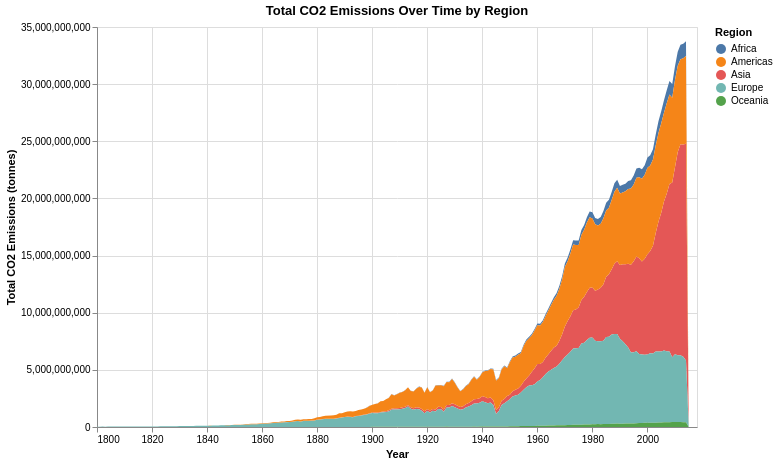

Notebook cell for this chart:
### Markdown cell above
<div class="alert alert-info" style="color:black">

### Question 5.1
rubric={accuracy:1,quality:1,viz:2}

<h4>
Python
</h4>
<ol type="1">
<li>in addition to the co2 per capita, the total population also matter for a country’s overall co2 emissions. compute a new column in your data set called <code>'co2_total'</code> which contains the total co2 emissions per observation.</li>
<li>plot this new column over time in an area chart, but instead of plotting one area for each country, plot one for each region which represents the sum of all countries co2 emissions in that region.</li>
</ol>
</div>

### Code cell
df['co2_total'] = df['co2_per_capita'] * df['population']

chart_5_1 = alt.Chart(df).mark_area().encode(
    x=alt.X('year:T', title='Year'),
    y=alt.Y('sum(co2_total):Q', title='Total CO2 Emissions (tonnes)'),
    color=alt.Color('region:N', title='Region'),
    tooltip=['region', 'year:T', 'sum(co2_total):Q']
).properties(
    width=600,
    height=400,
    title='Total CO2 Emissions Over Time by Region'
)

chart_5_1

### Figure 1 — Vega specification as saved in the notebook (floating-point values rounded to 4 significant figures; data arrays with more than 128 entries replaced by an {"elided": "..."} marker saying what was removed)
{"$schema": "https://vega.github.io/schema/vega/v6.json", "data": [{"name": "source_0", "values": {"elided": "1090 records"}, "transform": [{"type": "formula", "expr": "toDate(datum['year'])", "as": "year"}]}, {"name": "source_0_color_domain_region", "values": [{"region": "Asia"}, {"region": "Europe"}, {"region": "Africa"}, {"region": "Americas"}, {"region": "Oceania"}]}], "marks": [{"type": "group", "name": "pathgroup", "from": {"facet": {"data": "source_0", "name": "faceted_path_main", "groupby": ["region"]}}, "encode": {"update": {"width": {"field": {"signal": null, "datum": null, "group": "width", "parent": null}}, "height": {"field": {"signal": null, "datum": null, "group": "height", "parent": null}}}}, "marks": [{"type": "area", "name": "marks", "from": {"data": "faceted_path_main"}, "sort": {"field": "x"}, "encode": {"update": {"tooltip": {"signal": "{\"region\": isValid(datum[\"region\"]) ? datum[\"region\"] : \"\"+datum[\"region\"], \"year\": timeFormat(datum[\"year\"], \"%b %d, %Y\"), \"Sum of co2_total\": format(datum[\"sum_co2_total\"], \"\")}"}, "orient": {"value": "vertical"}, "y": {"field": "sum_co2_total_end", "scale": "y"}, "y2": {"field": "sum_co2_total_start", "scale": "y"}, "defined": {"signal": "isValid(datum[\"year\"]) && isFinite(+datum[\"year\"]) && isValid(datum[\"sum_co2_total\"]) && isFinite(+datum[\"sum_co2_total\"])"}, "fill": {"field": "region", "scale": "color"}, "x": {"field": "year", "scale": "x"}}}, "style": ["area"]}]}], "scales": [{"name": "x", "type": "time", "domain": {"data": "source_0", "field": "year"}, "range": [0, {"signal": "width"}]}, {"name": "y", "type": "linear", "domain": {"data": "source_0", "fields": ["sum_co2_total_start", "sum_co2_total_end"]}, "range": [{"signal": "height"}, 0], "nice": true, "zero": true}, {"name": "color", "type": "ordinal", "domain": {"data": "source_0_color_domain_region", "field": "region", "sort": true}, "range": "category"}], "axes": [{"scale": "x", "maxExtent": 0, "minExtent": 0, "aria": false, "ticks": false, "domain": false, "orient": "bottom", "labels": false, "zindex": 0, "gridScale": "y", "grid": true, "tickCount": {"signal": "ceil(width/40)"}}, {"scale": "y", "zindex": 0, "gridScale": "x", "aria": false, "labels": false, "maxExtent": 0, "ticks": false, "tickCount": {"signal": "ceil(height/40)"}, "orient": "left", "domain": false, "grid": true, "minExtent": 0}, {"scale": "x", "zindex": 0, "orient": "bottom", "grid": false, "labelFlush": true, "labelOverlap": true, "title": "Year", "tickCount": {"signal": "ceil(width/40)"}}, {"scale": "y", "zindex": 0, "tickCount": {"signal": "ceil(height/40)"}, "orient": "left", "grid": false, "title": "Total CO2 Emissions (tonnes)", "labelOverlap": true}], "title": {"text": "Total CO2 Emissions Over Time by Region", "frame": "group"}, "legends": [{"title": "Region", "fill": "color", "symbolType": "circle"}], "width": 600, "height": 400, "padding": 5, "background": "white", "style": "cell"}
